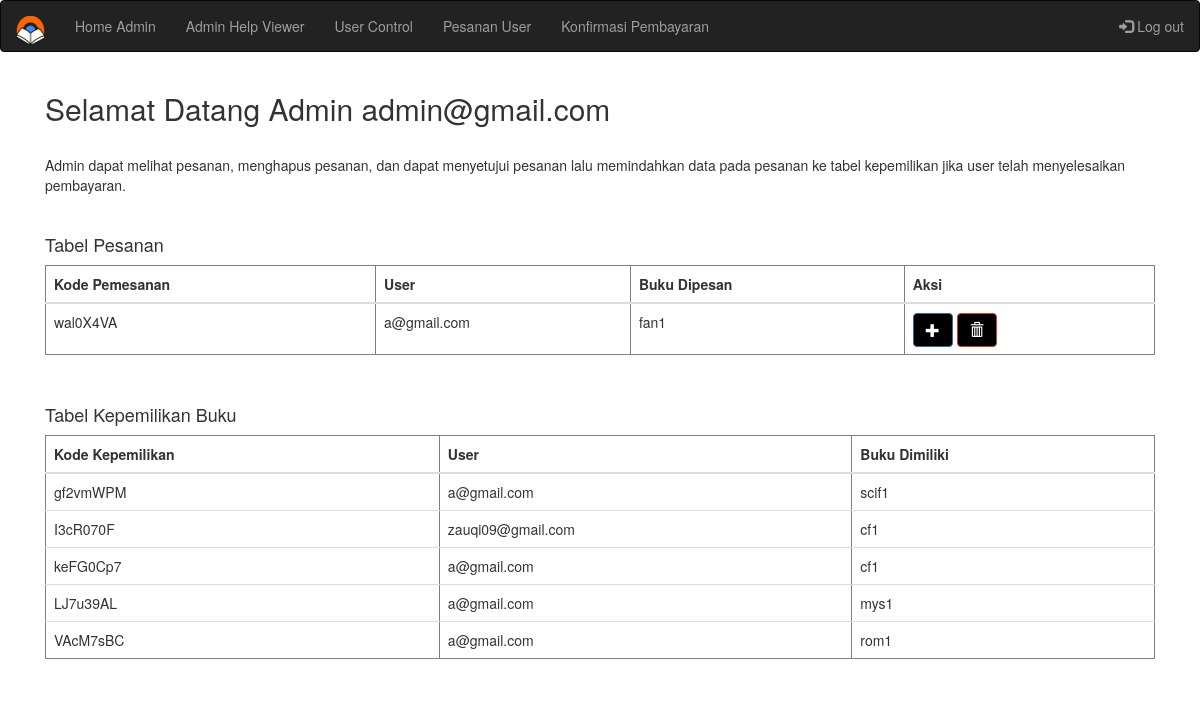
The app's page /listpesanan.php (signed in) with its own data.
### tables this page shows
CREATE TABLE `pesan` (
  `kodepemesanan` varchar(8) NOT NULL,
  `email` varchar(30) NOT NULL,
  `kodebuku` varchar(10) NOT NULL
);

CREATE TABLE `kepemilikan` (
  `id` varchar(10) NOT NULL,
  `email` varchar(20) NOT NULL,
  `kodebuku` varchar(10) NOT NULL
);

### listpesanan.php (the view, shortened to what this page needs)
<!DOCTYPE html>
<html>
<head>
</head>
<link rel="stylesheet" href="https://maxcdn.bootstrapcdn.com/bootstrap/3.3.7/css/bootstrap.min.css">
<link rel="stylesheet" type="text/css" href="E-Book_CSS.css">
<body>
	<?php
		if (!isset($_SESSION['idloginadmin'])) {
		   header('location:loginadmin.php');
		   }
		else {
		  include 'navadmin.php';
		  }
	?>
	<div class="container" style="margin-top: 20px">
	  <div class="col-md-12">
	    <h2>Selamat Datang Admin <?php echo ("{$_SESSION['idloginadmin']}"."<br />"); ?></h2>
	    <br><p>Admin dapat melihat pesanan, menghapus pesanan, dan dapat menyetujui pesanan lalu memindahkan data pada pesanan ke tabel kepemilikan jika user telah menyelesaikan pembayaran. </p><br>
	<h4>Tabel Pesanan</h4>
  <table id='table' class="table" border='1'>
      <thead>
        <tr>
          <th>Kode Pemesanan</th>
          <th>User </th>
          <th>Buku Dipesan</th>
          <th>Aksi</th>
        </tr>
      </thead>
      <tbody>
        <?php
        include  'koneksi.php';
        $data = mysqli_query($conn, "SELECT * FROM pesan ORDER BY kodepemesanan");
          while($pesan= mysqli_fetch_array($data)) {
                    echo "<tr><td>".$pesan['kodepemesanan']."</td>";
                    echo "<td>".$pesan['email']."</td>";
                    echo "<td>".$pesan['kodebuku']."</td>";
                    ?>
                    <td>
                      <a href="setujuipesanan.php?kodepemesanan=<?php echo $pesan['kodepemesanan'] ?>&email=<?php echo $pesan['email'] ?>&kodebuku=<?php echo $pesan['kodebuku'] ?>" class="btn btn-primary glyphicon glyphicon-plus" onclick="return confirm('Apakah yakin akan menyetujui pesanan ini?')"></a>
                      <a href="deletepesanan.php?kodepemesanan=<?php echo $pesan['kodepemesanan'] ?>" class="btn btn-danger glyphicon glyphicon-trash" onclick="return confirm('Apakah yakin akan menghapus data ini?')"></a>
                    </td>
                    <?php
          }
        ?>
      </tbody>
    </table>
    <br>
    <h4>Tabel Kepemilikan Buku</h4>
    <table id='table' class="table" border='1'>
      <thead>
        <tr>
          <th>Kode Kepemilikan</th>
          <th>User </th>
          <th>Buku Dimiliki</th>
        </tr>
      </thead>
      <tbody>
        <?php
        include  'koneksi.php';
        $data = mysqli_query($conn, "SELECT * FROM kepemilikan ORDER BY id");
          while($milik= mysqli_fetch_array($data)) {
                    echo "<tr><td>".$milik['id']."</td>";
                    echo "<td>".$milik['email']."</td>";
                    echo "<td>".$milik['kodebuku']."</td>";
                    ?>
                    <?php
          }
        ?>
      </tbody>
    </table>
</div>
</body>
</html>

### E-Book_CSS.css (style rules this page uses)
* { box-sizing: border-box; }
.btn { background-color: black; color: white; }

### records on screen
pesan: kodepemesanan "wal0X4VA", email "a@gmail.com", kodebuku "fan1"
kepemilikan: id "gf2vmWPM", email "a@gmail.com", kodebuku "scif1"
kepemilikan: id "I3cR070F", email "zauqi09@gmail.com", kodebuku "cf1"
kepemilikan: id "keFG0Cp7", email "a@gmail.com", kodebuku "cf1"
kepemilikan: id "LJ7u39AL", email "a@gmail.com", kodebuku "mys1"
kepemilikan: id "VAcM7sBC", email "a@gmail.com", kodebuku "rom1"

### other values on screen
$_SESSION['idloginadmin'] "admin@gmail.com"
